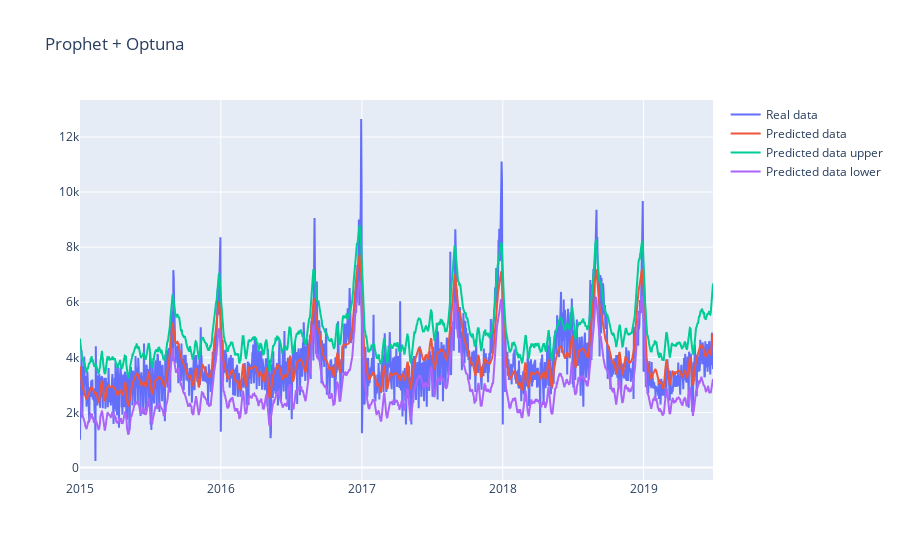

Notebook cell for this chart:
### Code cell
fig = go.Figure()
fig.add_trace(
    go.Scatter(x=df['Date'], y=df['series1'], mode='lines', name='Real data')    
)
fig.add_trace(
    go.Scatter(x=df_predict['ds'], y=df_predict['yhat'], mode='lines', name='Predicted data')
)
fig.add_trace(
    go.Scatter(x=df_predict['ds'], y=df_predict['yhat_upper'], mode='lines', name='Predicted data upper')
)
fig.add_trace(
    go.Scatter(x=df_predict['ds'], y=df_predict['yhat_lower'], mode='lines', name='Predicted data lower')
)
fig.update_layout(title='Prophet + Optuna')
fig.show()

### Figure 1 — Plotly figure (JSON) as saved in the notebook; plotly's stock layout.template omitted (floating-point values rounded to 4 significant figures; data arrays with more than 128 entries replaced by an {"elided": "..."} marker saying what was removed)
{"data": [{"mode": "lines", "name": "Real data", "type": "scatter", "x": {"elided": "1642 str values"}, "y": {"elided": "1642 float values"}}, {"mode": "lines", "name": "Predicted data", "type": "scatter", "x": {"elided": "1642 str values"}, "y": {"elided": "1642 float values"}}, {"mode": "lines", "name": "Predicted data upper", "type": "scatter", "x": {"elided": "1642 str values"}, "y": {"elided": "1642 float values"}}, {"mode": "lines", "name": "Predicted data lower", "type": "scatter", "x": {"elided": "1642 str values"}, "y": {"elided": "1642 float values"}}], "layout": {"title": {"text": "Prophet + Optuna"}}}
